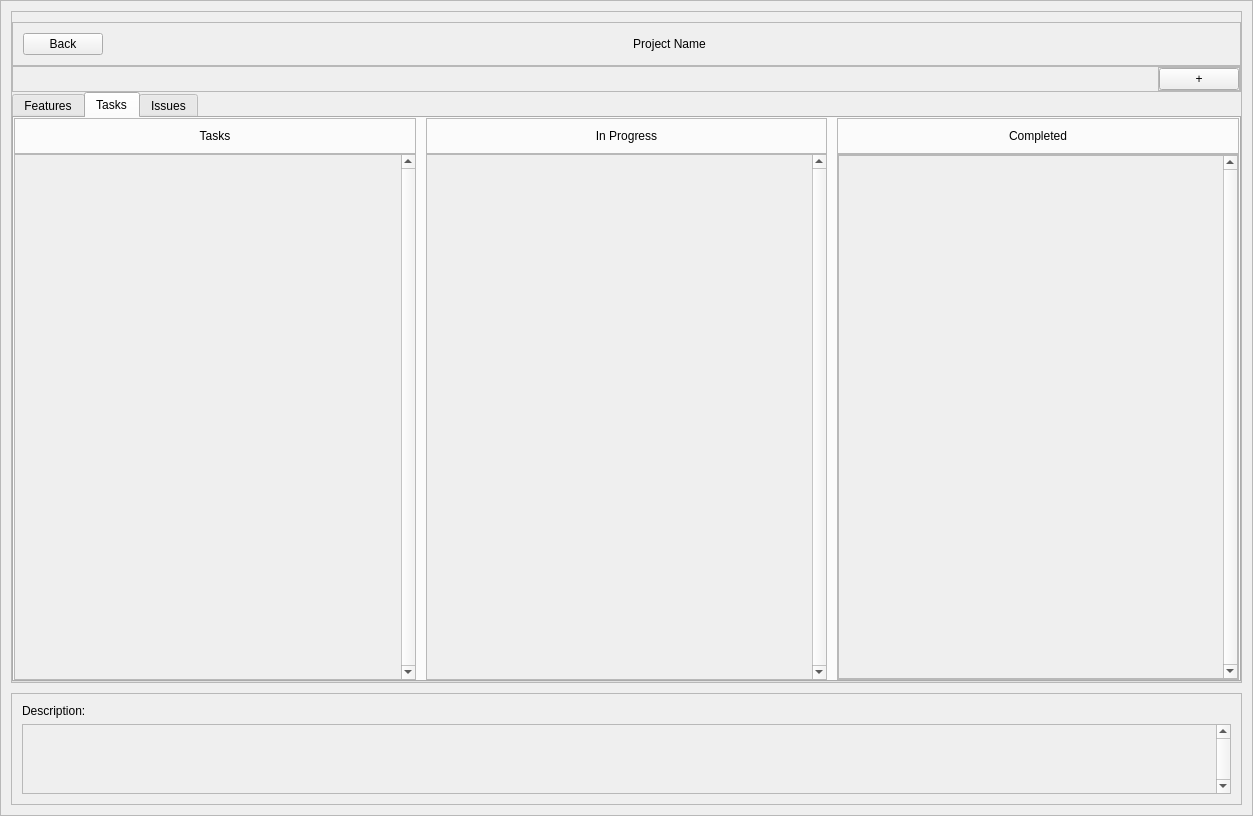
<?xml version="1.0" encoding="UTF-8"?>
<ui version="4.0">
 <class>ProjectFeatureTaskIssueWindow</class>
 <widget class="QWidget" name="ProjectFeatureTaskIssueWindow">
  <property name="geometry">
   <rect>
    <x>0</x>
    <y>0</y>
    <width>1253</width>
    <height>816</height>
   </rect>
  </property>
  <property name="windowTitle">
   <string>Form</string>
  </property>
  <layout class="QHBoxLayout" name="horizontalLayout_2">
   <property name="spacing">
    <number>0</number>
   </property>
   <property name="leftMargin">
    <number>0</number>
   </property>
   <property name="topMargin">
    <number>0</number>
   </property>
   <property name="rightMargin">
    <number>0</number>
   </property>
   <property name="bottomMargin">
    <number>0</number>
   </property>
   <item>
    <widget class="QFrame" name="MainFrame">
     <property name="frameShape">
      <enum>QFrame::StyledPanel</enum>
     </property>
     <property name="frameShadow">
      <enum>QFrame::Raised</enum>
     </property>
     <layout class="QVBoxLayout" name="verticalLayout_6">
      <property name="spacing">
       <number>10</number>
      </property>
      <property name="leftMargin">
       <number>10</number>
      </property>
      <property name="topMargin">
       <number>10</number>
      </property>
      <property name="rightMargin">
       <number>10</number>
      </property>
      <property name="bottomMargin">
       <number>10</number>
      </property>
      <item>
       <widget class="QFrame" name="TopFrame">
        <property name="frameShape">
         <enum>QFrame::StyledPanel</enum>
        </property>
        <property name="frameShadow">
         <enum>QFrame::Raised</enum>
        </property>
        <layout class="QVBoxLayout" name="verticalLayout_2">
         <property name="spacing">
          <number>0</number>
         </property>
         <property name="leftMargin">
          <number>0</number>
         </property>
         <property name="topMargin">
          <number>10</number>
         </property>
         <property name="rightMargin">
          <number>0</number>
         </property>
         <property name="bottomMargin">
          <number>0</number>
         </property>
         <item>
          <widget class="QFrame" name="ProjectNameFrame">
           <property name="frameShape">
            <enum>QFrame::StyledPanel</enum>
           </property>
           <property name="frameShadow">
            <enum>QFrame::Raised</enum>
           </property>
           <layout class="QHBoxLayout" name="horizontalLayout_19">
            <property name="leftMargin">
             <number>10</number>
            </property>
            <property name="topMargin">
             <number>10</number>
            </property>
            <property name="rightMargin">
             <number>10</number>
            </property>
            <property name="bottomMargin">
             <number>10</number>
            </property>
            <item>
             <widget class="QPushButton" name="BackBtn">
              <property name="sizePolicy">
               <sizepolicy hsizetype="Fixed" vsizetype="Fixed">
                <horstretch>0</horstretch>
                <verstretch>0</verstretch>
               </sizepolicy>
              </property>
              <property name="text">
               <string>Back</string>
              </property>
             </widget>
            </item>
            <item>
             <widget class="QLabel" name="TitleLabel">
              <property name="text">
               <string>Project Name</string>
              </property>
              <property name="alignment">
               <set>Qt::AlignCenter</set>
              </property>
             </widget>
            </item>
           </layout>
          </widget>
         </item>
         <item>
          <widget class="QFrame" name="HorizontalFrame">
           <property name="sizePolicy">
            <sizepolicy hsizetype="Preferred" vsizetype="Fixed">
             <horstretch>0</horstretch>
             <verstretch>0</verstretch>
            </sizepolicy>
           </property>
           <property name="frameShape">
            <enum>QFrame::StyledPanel</enum>
           </property>
           <property name="frameShadow">
            <enum>QFrame::Raised</enum>
           </property>
           <layout class="QHBoxLayout" name="horizontalLayout_8">
            <property name="leftMargin">
             <number>0</number>
            </property>
            <property name="topMargin">
             <number>0</number>
            </property>
            <property name="rightMargin">
             <number>0</number>
            </property>
            <property name="bottomMargin">
             <number>0</number>
            </property>
            <item>
             <spacer name="horizontalSpacer">
              <property name="orientation">
               <enum>Qt::Horizontal</enum>
              </property>
              <property name="sizeHint" stdset="0">
               <size>
                <width>40</width>
                <height>20</height>
               </size>
              </property>
             </spacer>
            </item>
            <item>
             <widget class="QFrame" name="HorizontalFrame_2">
              <property name="frameShape">
               <enum>QFrame::StyledPanel</enum>
              </property>
              <property name="frameShadow">
               <enum>QFrame::Raised</enum>
              </property>
              <layout class="QHBoxLayout" name="horizontalLayout_9">
               <property name="leftMargin">
                <number>0</number>
               </property>
               <property name="topMargin">
                <number>0</number>
               </property>
               <property name="rightMargin">
                <number>0</number>
               </property>
               <property name="bottomMargin">
                <number>0</number>
               </property>
               <item>
                <widget class="QPushButton" name="AddNewBtn">
                 <property name="text">
                  <string>+</string>
                 </property>
                </widget>
               </item>
              </layout>
             </widget>
            </item>
           </layout>
          </widget>
         </item>
         <item>
          <widget class="QTabWidget" name="tabWidget">
           <property name="currentIndex">
            <number>1</number>
           </property>
           <widget class="QWidget" name="FeaturesTab">
            <attribute name="title">
             <string>Features</string>
            </attribute>
            <layout class="QVBoxLayout" name="verticalLayout_31">
             <property name="spacing">
              <number>0</number>
             </property>
             <property name="leftMargin">
              <number>0</number>
             </property>
             <property name="topMargin">
              <number>0</number>
             </property>
             <property name="rightMargin">
              <number>0</number>
             </property>
             <property name="bottomMargin">
              <number>0</number>
             </property>
             <item>
              <widget class="QFrame" name="FeatureTabGridFrame">
               <property name="sizePolicy">
                <sizepolicy hsizetype="Preferred" vsizetype="Preferred">
                 <horstretch>0</horstretch>
                 <verstretch>0</verstretch>
                </sizepolicy>
               </property>
               <property name="frameShape">
                <enum>QFrame::StyledPanel</enum>
               </property>
               <property name="frameShadow">
                <enum>QFrame::Raised</enum>
               </property>
               <layout class="QGridLayout" name="gridLayout_3"/>
              </widget>
             </item>
            </layout>
           </widget>
           <widget class="QWidget" name="TasksTab">
            <property name="styleSheet">
             <string notr="true"/>
            </property>
            <attribute name="title">
             <string>Tasks</string>
            </attribute>
            <layout class="QVBoxLayout" name="verticalLayout_32">
             <property name="spacing">
              <number>0</number>
             </property>
             <property name="leftMargin">
              <number>0</number>
             </property>
             <property name="topMargin">
              <number>0</number>
             </property>
             <property name="rightMargin">
              <number>0</number>
             </property>
             <property name="bottomMargin">
              <number>0</number>
             </property>
             <item>
              <widget class="QFrame" name="TaskTabGrid">
               <layout class="QGridLayout" name="TaskTabGridLayout_3">
                <property name="leftMargin">
                 <number>0</number>
                </property>
                <property name="topMargin">
                 <number>0</number>
                </property>
                <property name="rightMargin">
                 <number>0</number>
                </property>
                <property name="bottomMargin">
                 <number>0</number>
                </property>
                <property name="horizontalSpacing">
                 <number>10</number>
                </property>
                <property name="verticalSpacing">
                 <number>0</number>
                </property>
                <item row="4" column="2">
                 <widget class="QFrame" name="TaskRightFrame">
                  <property name="frameShape">
                   <enum>QFrame::StyledPanel</enum>
                  </property>
                  <property name="frameShadow">
                   <enum>QFrame::Raised</enum>
                  </property>
                  <layout class="QVBoxLayout" name="verticalLayout_33">
                   <property name="spacing">
                    <number>0</number>
                   </property>
                   <property name="leftMargin">
                    <number>0</number>
                   </property>
                   <property name="topMargin">
                    <number>0</number>
                   </property>
                   <property name="rightMargin">
                    <number>0</number>
                   </property>
                   <property name="bottomMargin">
                    <number>0</number>
                   </property>
                   <item>
                    <widget class="QScrollArea" name="TaskCompleteScrollArea">
                     <property name="verticalScrollBarPolicy">
                      <enum>Qt::ScrollBarAlwaysOn</enum>
                     </property>
                     <property name="widgetResizable">
                      <bool>true</bool>
                     </property>
                     <widget class="QWidget" name="TaskCompleteScrollAreaContents">
                      <property name="geometry">
                       <rect>
                        <x>0</x>
                        <y>0</y>
                        <width>380</width>
                        <height>512</height>
                       </rect>
                      </property>
                      <layout class="QVBoxLayout" name="verticalLayout_34">
                       <property name="spacing">
                        <number>0</number>
                       </property>
                       <property name="leftMargin">
                        <number>0</number>
                       </property>
                       <property name="topMargin">
                        <number>0</number>
                       </property>
                       <property name="rightMargin">
                        <number>0</number>
                       </property>
                       <property name="bottomMargin">
                        <number>0</number>
                       </property>
                      </layout>
                     </widget>
                    </widget>
                   </item>
                  </layout>
                 </widget>
                </item>
                <item row="1" column="2">
                 <widget class="QFrame" name="TaskCompletedLabelFrame">
                  <property name="frameShape">
                   <enum>QFrame::StyledPanel</enum>
                  </property>
                  <property name="frameShadow">
                   <enum>QFrame::Raised</enum>
                  </property>
                  <layout class="QHBoxLayout" name="horizontalLayout_22">
                   <property name="leftMargin">
                    <number>0</number>
                   </property>
                   <property name="topMargin">
                    <number>10</number>
                   </property>
                   <property name="rightMargin">
                    <number>0</number>
                   </property>
                   <property name="bottomMargin">
                    <number>10</number>
                   </property>
                   <item>
                    <widget class="QLabel" name="CompletedLabel">
                     <property name="text">
                      <string>Completed</string>
                     </property>
                     <property name="alignment">
                      <set>Qt::AlignCenter</set>
                     </property>
                    </widget>
                   </item>
                  </layout>
                 </widget>
                </item>
                <item row="4" column="1">
                 <widget class="QFrame" name="TaskCentralFrame">
                  <property name="frameShape">
                   <enum>QFrame::StyledPanel</enum>
                  </property>
                  <property name="frameShadow">
                   <enum>QFrame::Raised</enum>
                  </property>
                  <layout class="QVBoxLayout" name="verticalLayout_35">
                   <property name="spacing">
                    <number>0</number>
                   </property>
                   <property name="leftMargin">
                    <number>0</number>
                   </property>
                   <property name="topMargin">
                    <number>0</number>
                   </property>
                   <property name="rightMargin">
                    <number>0</number>
                   </property>
                   <property name="bottomMargin">
                    <number>0</number>
                   </property>
                   <item>
                    <widget class="QScrollArea" name="TaskInProgressScrollArea">
                     <property name="frameShape">
                      <enum>QFrame::NoFrame</enum>
                     </property>
                     <property name="frameShadow">
                      <enum>QFrame::Plain</enum>
                     </property>
                     <property name="verticalScrollBarPolicy">
                      <enum>Qt::ScrollBarAlwaysOn</enum>
                     </property>
                     <property name="widgetResizable">
                      <bool>true</bool>
                     </property>
                     <widget class="QWidget" name="TaskInProgressScrollAreaContents">
                      <property name="geometry">
                       <rect>
                        <x>0</x>
                        <y>0</y>
                        <width>382</width>
                        <height>514</height>
                       </rect>
                      </property>
                      <layout class="QVBoxLayout" name="verticalLayout_36">
                       <property name="spacing">
                        <number>0</number>
                       </property>
                       <property name="leftMargin">
                        <number>0</number>
                       </property>
                       <property name="topMargin">
                        <number>0</number>
                       </property>
                       <property name="rightMargin">
                        <number>0</number>
                       </property>
                       <property name="bottomMargin">
                        <number>0</number>
                       </property>
                      </layout>
                     </widget>
                    </widget>
                   </item>
                  </layout>
                 </widget>
                </item>
                <item row="4" column="0">
                 <widget class="QFrame" name="TaskLeftFrame">
                  <property name="frameShape">
                   <enum>QFrame::StyledPanel</enum>
                  </property>
                  <property name="frameShadow">
                   <enum>QFrame::Raised</enum>
                  </property>
                  <layout class="QVBoxLayout" name="verticalLayout_37">
                   <property name="spacing">
                    <number>0</number>
                   </property>
                   <property name="leftMargin">
                    <number>0</number>
                   </property>
                   <property name="topMargin">
                    <number>0</number>
                   </property>
                   <property name="rightMargin">
                    <number>0</number>
                   </property>
                   <property name="bottomMargin">
                    <number>0</number>
                   </property>
                   <item>
                    <widget class="QScrollArea" name="TaskScrollArea">
                     <property name="frameShape">
                      <enum>QFrame::NoFrame</enum>
                     </property>
                     <property name="frameShadow">
                      <enum>QFrame::Plain</enum>
                     </property>
                     <property name="lineWidth">
                      <number>0</number>
                     </property>
                     <property name="verticalScrollBarPolicy">
                      <enum>Qt::ScrollBarAlwaysOn</enum>
                     </property>
                     <property name="widgetResizable">
                      <bool>true</bool>
                     </property>
                     <widget class="QWidget" name="TaskScrollAreaContents">
                      <property name="geometry">
                       <rect>
                        <x>0</x>
                        <y>0</y>
                        <width>382</width>
                        <height>514</height>
                       </rect>
                      </property>
                      <layout class="QVBoxLayout" name="verticalLayout_38">
                       <property name="spacing">
                        <number>0</number>
                       </property>
                       <property name="leftMargin">
                        <number>0</number>
                       </property>
                       <property name="topMargin">
                        <number>0</number>
                       </property>
                       <property name="rightMargin">
                        <number>0</number>
                       </property>
                       <property name="bottomMargin">
                        <number>0</number>
                       </property>
                      </layout>
                     </widget>
                    </widget>
                   </item>
                  </layout>
                 </widget>
                </item>
                <item row="1" column="0">
                 <widget class="QFrame" name="TasksLabelFrame">
                  <property name="frameShape">
                   <enum>QFrame::StyledPanel</enum>
                  </property>
                  <property name="frameShadow">
                   <enum>QFrame::Raised</enum>
                  </property>
                  <layout class="QHBoxLayout" name="horizontalLayout_23">
                   <property name="leftMargin">
                    <number>0</number>
                   </property>
                   <property name="topMargin">
                    <number>10</number>
                   </property>
                   <property name="rightMargin">
                    <number>0</number>
                   </property>
                   <property name="bottomMargin">
                    <number>10</number>
                   </property>
                   <item>
                    <widget class="QLabel" name="TasksLabel">
                     <property name="text">
                      <string>Tasks</string>
                     </property>
                     <property name="alignment">
                      <set>Qt::AlignCenter</set>
                     </property>
                    </widget>
                   </item>
                  </layout>
                 </widget>
                </item>
                <item row="1" column="1">
                 <widget class="QFrame" name="TaskInProgressLabelFrame">
                  <property name="styleSheet">
                   <string notr="true"/>
                  </property>
                  <property name="frameShape">
                   <enum>QFrame::StyledPanel</enum>
                  </property>
                  <property name="frameShadow">
                   <enum>QFrame::Raised</enum>
                  </property>
                  <layout class="QHBoxLayout" name="horizontalLayout_24">
                   <property name="leftMargin">
                    <number>0</number>
                   </property>
                   <property name="topMargin">
                    <number>10</number>
                   </property>
                   <property name="rightMargin">
                    <number>0</number>
                   </property>
                   <property name="bottomMargin">
                    <number>10</number>
                   </property>
                   <item>
                    <widget class="QLabel" name="InProgressLabel">
                     <property name="text">
                      <string>In Progress</string>
                     </property>
                     <property name="alignment">
                      <set>Qt::AlignCenter</set>
                     </property>
                    </widget>
                   </item>
                  </layout>
                 </widget>
                </item>
               </layout>
              </widget>
             </item>
            </layout>
           </widget>
           <widget class="QWidget" name="IssuesTab">
            <attribute name="title">
             <string>Issues</string>
            </attribute>
            <layout class="QVBoxLayout" name="verticalLayout_39">
             <property name="spacing">
              <number>0</number>
             </property>
             <property name="leftMargin">
              <number>0</number>
             </property>
             <property name="topMargin">
              <number>0</number>
             </property>
             <property name="rightMargin">
              <number>0</number>
             </property>
             <property name="bottomMargin">
              <number>0</number>
             </property>
             <item>
              <layout class="QGridLayout" name="IssueTabGrid">
               <item row="0" column="1">
                <widget class="QFrame" name="IssueCompletedLabelFrame">
                 <property name="frameShape">
                  <enum>QFrame::StyledPanel</enum>
                 </property>
                 <property name="frameShadow">
                  <enum>QFrame::Raised</enum>
                 </property>
                 <layout class="QHBoxLayout" name="horizontalLayout_25">
                  <property name="leftMargin">
                   <number>10</number>
                  </property>
                  <property name="topMargin">
                   <number>10</number>
                  </property>
                  <property name="rightMargin">
                   <number>10</number>
                  </property>
                  <property name="bottomMargin">
                   <number>10</number>
                  </property>
                  <item>
                   <widget class="QLabel" name="IssueCompletedLabel">
                    <property name="lineWidth">
                     <number>1</number>
                    </property>
                    <property name="text">
                     <string>Completed</string>
                    </property>
                    <property name="alignment">
                     <set>Qt::AlignCenter</set>
                    </property>
                   </widget>
                  </item>
                 </layout>
                </widget>
               </item>
               <item row="0" column="0">
                <widget class="QFrame" name="IssueLabelFrame">
                 <property name="frameShape">
                  <enum>QFrame::StyledPanel</enum>
                 </property>
                 <property name="frameShadow">
                  <enum>QFrame::Raised</enum>
                 </property>
                 <layout class="QHBoxLayout" name="horizontalLayout_26">
                  <property name="leftMargin">
                   <number>10</number>
                  </property>
                  <property name="topMargin">
                   <number>10</number>
                  </property>
                  <property name="rightMargin">
                   <number>10</number>
                  </property>
                  <property name="bottomMargin">
                   <number>10</number>
                  </property>
                  <item>
                   <widget class="QLabel" name="IssueLabel">
                    <property name="text">
                     <string>Issues</string>
                    </property>
                    <property name="alignment">
                     <set>Qt::AlignCenter</set>
                    </property>
                   </widget>
                  </item>
                 </layout>
                </widget>
               </item>
               <item row="3" column="0">
                <widget class="QFrame" name="IssueLeftFrame">
                 <property name="frameShape">
                  <enum>QFrame::StyledPanel</enum>
                 </property>
                 <property name="frameShadow">
                  <enum>QFrame::Raised</enum>
                 </property>
                 <layout class="QVBoxLayout" name="verticalLayout_40">
                  <property name="spacing">
                   <number>0</number>
                  </property>
                  <property name="leftMargin">
                   <number>0</number>
                  </property>
                  <property name="topMargin">
                   <number>0</number>
                  </property>
                  <property name="rightMargin">
                   <number>0</number>
                  </property>
                  <property name="bottomMargin">
                   <number>0</number>
                  </property>
                  <item>
                   <widget class="QScrollArea" name="IssueScrollArea">
                    <property name="frameShape">
                     <enum>QFrame::NoFrame</enum>
                    </property>
                    <property name="frameShadow">
                     <enum>QFrame::Plain</enum>
                    </property>
                    <property name="lineWidth">
                     <number>1</number>
                    </property>
                    <property name="verticalScrollBarPolicy">
                     <enum>Qt::ScrollBarAlwaysOn</enum>
                    </property>
                    <property name="widgetResizable">
                     <bool>true</bool>
                    </property>
                    <widget class="QWidget" name="IssueScrollAreaContents">
                     <property name="geometry">
                      <rect>
                       <x>0</x>
                       <y>0</y>
                       <width>589</width>
                       <height>229</height>
                      </rect>
                     </property>
                     <layout class="QVBoxLayout" name="verticalLayout_41">
                      <property name="spacing">
                       <number>0</number>
                      </property>
                      <property name="leftMargin">
                       <number>0</number>
                      </property>
                      <property name="topMargin">
                       <number>0</number>
                      </property>
                      <property name="rightMargin">
                       <number>0</number>
                      </property>
                      <property name="bottomMargin">
                       <number>0</number>
                      </property>
                      <item>
                       <widget class="QFrame" name="IssueGridFrame">
                        <layout class="QGridLayout" name="gridLayout_9"/>
                       </widget>
                      </item>
                     </layout>
                    </widget>
                   </widget>
                  </item>
                 </layout>
                </widget>
               </item>
               <item row="3" column="1">
                <widget class="QFrame" name="IssueRightFrame">
                 <property name="frameShape">
                  <enum>QFrame::StyledPanel</enum>
                 </property>
                 <property name="frameShadow">
                  <enum>QFrame::Raised</enum>
                 </property>
                 <layout class="QVBoxLayout" name="verticalLayout_42">
                  <property name="spacing">
                   <number>0</number>
                  </property>
                  <property name="leftMargin">
                   <number>0</number>
                  </property>
                  <property name="topMargin">
                   <number>0</number>
                  </property>
                  <property name="rightMargin">
                   <number>0</number>
                  </property>
                  <property name="bottomMargin">
                   <number>0</number>
                  </property>
                  <item>
                   <widget class="QScrollArea" name="IssueCompleteScrollArea">
                    <property name="frameShape">
                     <enum>QFrame::NoFrame</enum>
                    </property>
                    <property name="frameShadow">
                     <enum>QFrame::Plain</enum>
                    </property>
                    <property name="verticalScrollBarPolicy">
                     <enum>Qt::ScrollBarAlwaysOn</enum>
                    </property>
                    <property name="widgetResizable">
                     <bool>true</bool>
                    </property>
                    <widget class="QWidget" name="IssueCompleteScrollAreaContents">
                     <property name="geometry">
                      <rect>
                       <x>0</x>
                       <y>0</y>
                       <width>588</width>
                       <height>229</height>
                      </rect>
                     </property>
                     <layout class="QVBoxLayout" name="verticalLayout_43">
                      <property name="spacing">
                       <number>0</number>
                      </property>
                      <property name="leftMargin">
                       <number>0</number>
                      </property>
                      <property name="topMargin">
                       <number>0</number>
                      </property>
                      <property name="rightMargin">
                       <number>0</number>
                      </property>
                      <property name="bottomMargin">
                       <number>0</number>
                      </property>
                      <item>
                       <widget class="QFrame" name="IssueCompleteGridFrame">
                        <layout class="QGridLayout" name="gridLayout_10"/>
                       </widget>
                      </item>
                     </layout>
                    </widget>
                   </widget>
                  </item>
                 </layout>
                </widget>
               </item>
              </layout>
             </item>
            </layout>
           </widget>
          </widget>
         </item>
        </layout>
       </widget>
      </item>
      <item>
       <widget class="QFrame" name="BottomFrame">
        <property name="sizePolicy">
         <sizepolicy hsizetype="Preferred" vsizetype="Fixed">
          <horstretch>0</horstretch>
          <verstretch>0</verstretch>
         </sizepolicy>
        </property>
        <property name="frameShape">
         <enum>QFrame::StyledPanel</enum>
        </property>
        <property name="frameShadow">
         <enum>QFrame::Raised</enum>
        </property>
        <layout class="QVBoxLayout" name="verticalLayout">
         <property name="spacing">
          <number>6</number>
         </property>
         <property name="leftMargin">
          <number>10</number>
         </property>
         <property name="topMargin">
          <number>10</number>
         </property>
         <property name="rightMargin">
          <number>10</number>
         </property>
         <property name="bottomMargin">
          <number>10</number>
         </property>
         <item>
          <widget class="QLabel" name="DescriptionLabel">
           <property name="text">
            <string>Description:</string>
           </property>
          </widget>
         </item>
         <item>
          <widget class="QScrollArea" name="DescriptionTextScrollArea">
           <property name="sizePolicy">
            <sizepolicy hsizetype="Expanding" vsizetype="Expanding">
             <horstretch>0</horstretch>
             <verstretch>0</verstretch>
            </sizepolicy>
           </property>
           <property name="verticalScrollBarPolicy">
            <enum>Qt::ScrollBarAlwaysOn</enum>
           </property>
           <property name="widgetResizable">
            <bool>true</bool>
           </property>
           <widget class="QWidget" name="DescriptionTextScrollAreaContents">
            <property name="geometry">
             <rect>
              <x>0</x>
              <y>0</y>
              <width>1190</width>
              <height>69</height>
             </rect>
            </property>
            <layout class="QVBoxLayout" name="verticalLayout_10">
             <item>
              <widget class="QLabel" name="DescriptionTextLabel">
               <property name="sizePolicy">
                <sizepolicy hsizetype="Preferred" vsizetype="Preferred">
                 <horstretch>0</horstretch>
                 <verstretch>0</verstretch>
                </sizepolicy>
               </property>
               <property name="text">
                <string/>
               </property>
               <property name="alignment">
                <set>Qt::AlignLeading|Qt::AlignLeft|Qt::AlignTop</set>
               </property>
              </widget>
             </item>
            </layout>
           </widget>
          </widget>
         </item>
        </layout>
       </widget>
      </item>
     </layout>
    </widget>
   </item>
  </layout>
 </widget>
 <resources/>
 <connections/>
</ui>
